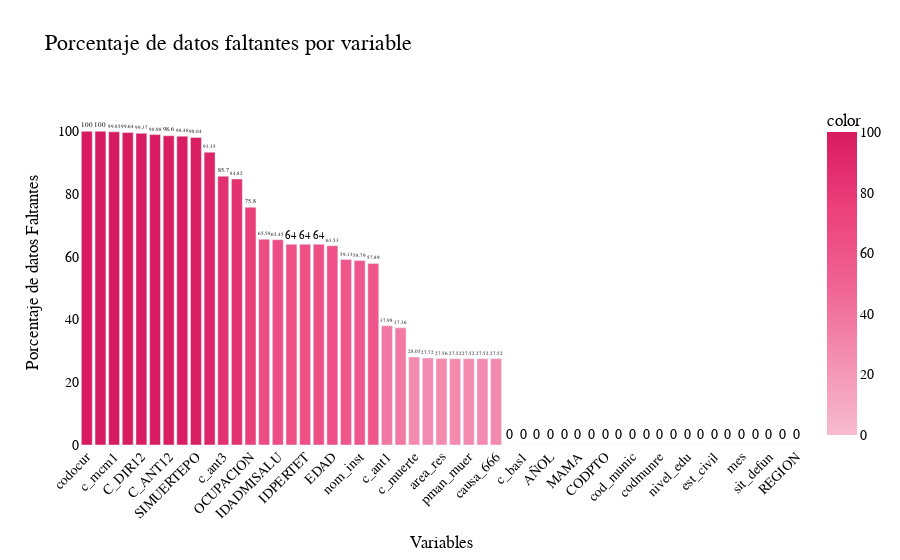

This figure's notebook cell:
### Code cell
color_scale = ["#F8BBD0", "#F48FB1", "#F06292", "#EC407A", "#D81B60"]

fig = px.bar(
    missing_percent, x = missing_percent.index, y = missing_percent.values,
    labels = {'x': 'Variables', 'y': 'Porcentaje de datos Faltantes (%)'},
    title = 'Porcentaje de datos faltantes por variable',
    color = missing_percent.values, color_continuous_scale= color_scale, text = missing_percent.values.round(2))

fig.update_layout(xaxis_title = 'Variables', yaxis_title = 'Porcentaje de datos Faltantes', title_font_size = 20, xaxis_tickangle = -45,
    plot_bgcolor = 'white', paper_bgcolor = 'white',
    font = dict(family = 'Bahnschrift', size = 14, color = 'black'),
    title_font = dict(family = 'Bahnschrift', size = 22, color = 'black'),
    yaxis = dict(range = [0, missing_percent.max() + 10]))

fig.update_traces(textposition ='outside') # Para que el porcentaje se muestre fuera de la barra

fig.show()

### Figure 1 — Plotly figure (JSON) as saved in the notebook; plotly's stock layout.template omitted (floating-point values rounded to 4 significant figures)
{"data": [{"alignmentgroup": "True", "hovertemplate": "index=%{x}<br>Porcentaje de datos Faltantes (%)=%{y}<br>text=%{text}<br>color=%{marker.color}<extra></extra>", "legendgroup": "", "marker": {"color": [100, 100, 99.85, 99.64, 99.37, 98.98, 98.6, 98.48, 98.04, 93.35, 85.7, 84.82, 75.8, 65.58, 65.45, 64.0, 64.0, 64.0, 63.53, 59.13, 58.79, 57.89, 37.98, 37.36, 28.05, 27.72, 27.56, 27.52, 27.52, 27.52, 27.52, 0, 0, 0, 0, 0, 0, 0, 0, 0, 0, 0, 0, 0, 0, 0, 0, 0, 0, 0, 0, 0, 0], "coloraxis": "coloraxis", "pattern": {"shape": ""}}, "name": "", "offsetgroup": "", "orientation": "v", "showlegend": false, "text": [100, 100, 99.85, 99.64, 99.37, 98.98, 98.6, 98.48, 98.04, 93.35, 85.7, 84.82, 75.8, 65.58, 65.45, 64, 64, 64, 63.53, 59.13, 58.79, 57.89, 37.98, 37.36, 28.05, 27.72, 27.56, 27.52, 27.52, 27.52, 27.52, 0, 0, 0, 0, 0, 0, 0, 0, 0, 0, 0, 0, 0, 0, 0, 0, 0, 0, 0, 0, 0, 0], "textposition": "outside", "type": "bar", "x": ["codocur", "codmunoc", "c_mcm1", "C_ANT32", "C_DIR12", "C_ANT22", "C_ANT12", "C_PAT2", "SIMUERTEPO", "man_muer", "c_ant3", "c_pat1", "OCUPACION", "IDCLASADMI", "IDADMISALU", "MUERTEPORO", "IDPERTET", "IDPROFCER", "EDAD", "cod_inst", "nom_inst", "c_ant2", "c_ant1", "codpres", "c_muerte", "c_dir1", "area_res", "asis_med", "pman_muer", "seg_social", "causa_666", "filter_$", "c_bas1", "cau_homol", "AÑOL", "llave", "MAMA", "quinquenio", "CODPTO", "COD_DPTO", "cod_munic", "cons_exp", "codmunre", "codptore", "nivel_edu", "gru_ed1", "est_civil", "sexo", "mes", "ano", "sit_defun", "a_defun", "REGION"], "xaxis": "x", "y": [100, 100, 99.85, 99.64, 99.37, 98.98, 98.6, 98.48, 98.04, 93.35, 85.7, 84.82, 75.8, 65.58, 65.45, 64.0, 64.0, 64.0, 63.53, 59.13, 58.79, 57.89, 37.98, 37.36, 28.05, 27.72, 27.56, 27.52, 27.52, 27.52, 27.52, 0, 0, 0, 0, 0, 0, 0, 0, 0, 0, 0, 0, 0, 0, 0, 0, 0, 0, 0, 0, 0, 0], "yaxis": "y"}], "layout": {"barmode": "relative", "coloraxis": {"colorbar": {"title": {"text": "color"}}, "colorscale": [[0, "#F8BBD0"], [0.25, "#F48FB1"], [0.5, "#F06292"], [0.75, "#EC407A"], [1, "#D81B60"]]}, "font": {"color": "black", "family": "Bahnschrift", "size": 14}, "legend": {"tracegroupgap": 0}, "paper_bgcolor": "white", "plot_bgcolor": "white", "title": {"font": {"color": "black", "family": "Bahnschrift", "size": 22}, "text": "Porcentaje de datos faltantes por variable"}, "xaxis": {"anchor": "y", "domain": [0, 1], "tickangle": -45, "title": {"text": "Variables"}}, "yaxis": {"anchor": "x", "domain": [0, 1], "range": [0, 110], "title": {"text": "Porcentaje de datos Faltantes"}}}}
